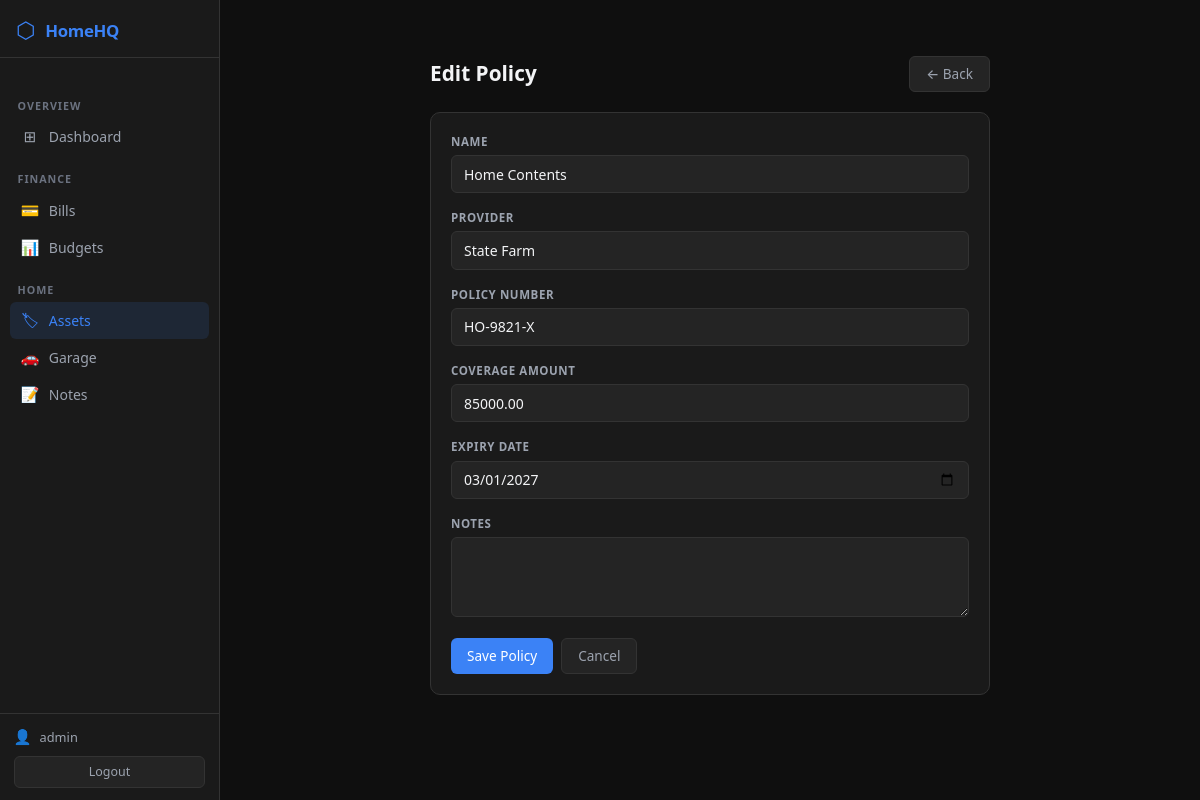
/assets/insurance/1/edit/ (signed in), run on the app's committed database.
### assets/models.py (models this page shows, shortened)
class InsurancePolicy(models.Model):
    name = models.CharField(max_length=200)
    provider = models.CharField(max_length=200)
    policy_number = models.CharField(max_length=100)
    coverage_amount = models.DecimalField(max_digits=12, decimal_places=2, null=True, blank=True)
    expiry_date = models.DateField(null=True, blank=True)
    notes = models.TextField(blank=True)

### assets/views.py (the view)
# urls.py: path('insurance/<int:pk>/edit/', views.insurance_edit, name='insurance_edit'),
@login_required
def insurance_edit(request, pk):
    policy = get_object_or_404(InsurancePolicy, pk=pk)
    form = InsurancePolicyForm(request.POST or None, instance=policy)
    if form.is_valid():
        form.save()
        messages.success(request, 'Policy updated.')
        return redirect('insurance_list')
    return render(request, 'assets/insurance_form.html', {'form': form, 'title': 'Edit Policy'})

### assets/forms.py
class InsurancePolicyForm(DarkFormMixin, forms.ModelForm):
    class Meta:
        model = InsurancePolicy
        fields = ['name', 'provider', 'policy_number', 'coverage_amount', 'expiry_date', 'notes']
        widgets = {
            'expiry_date': forms.DateInput(attrs={'type': 'date'}),
            'notes': forms.Textarea(attrs={'rows': 3}),
        }

### templates/assets/insurance_form.html (shortened to what this page needs)
{% extends 'base.html' %}
{% block content %}
<div style="max-width:560px;margin:2rem auto;">
  <div class="page-header">
    <h1 class="page-title">{{ title }}</h1>
    <a href="{% url 'insurance_list' %}" class="btn-hq-secondary text-decoration-none">← Back</a>
  </div>
  <div class="card-hq">
    <form method="post">
      {% for field in form %}
      <div class="form-group-hq">
        <label class="form-label-hq">{{ field.label }}</label>
        <div>{{ field }}</div>
      </div>
      {% endfor %}
      <div class="d-flex gap-2 mt-3">
        <button type="submit" class="btn-hq-primary">Save Policy</button>
        <a href="{% url 'insurance_list' %}" class="btn-hq-secondary text-decoration-none">Cancel</a>
      </div>
    </form>
  </div>
</div>
{% endblock %}

### templates/base.html (shortened to what this page needs)
{% load static %}
<!DOCTYPE html>
<html lang="en">
<head>
  <link rel="stylesheet" href="{% static 'css/bootstrap.min.css' %}">
  <link rel="stylesheet" href="{% static 'css/homehq.css' %}">
</head>
<body>
<div class="shell">
  <aside class="sidebar">
    <a class="sidebar-brand text-decoration-none" href="{% url 'dashboard' %}">
      <span class="sidebar-brand-icon">⬡</span>
      <span class="sidebar-brand-text">HomeHQ</span>
    </a>
    <nav class="sidebar-nav mt-3">
      <div class="sidebar-section-label">Overview</div>
      <a class="sidebar-link text-decoration-none {% if request.resolver_match.url_name == 'dashboard' %}active{% endif %}"
         href="{% url 'dashboard' %}">
        <span class="sidebar-icon">⊞</span> Dashboard
      </a>
      <div class="sidebar-section-label">Finance</div>
      <a class="sidebar-link text-decoration-none {% if 'bills' in request.path %}active{% endif %}"
         href="{% url 'bill_list' %}">
        <span class="sidebar-icon">💳</span> Bills
      </a>
      <a class="sidebar-link text-decoration-none {% if 'budgets' in request.path %}active{% endif %}"
         href="{% url 'budget_list' %}">
        <span class="sidebar-icon">📊</span> Budgets
      </a>
      <div class="sidebar-section-label">Home</div>
      <a class="sidebar-link text-decoration-none {% if 'assets' in request.path %}active{% endif %}"
         href="{% url 'asset_list' %}">
        <span class="sidebar-icon">🏷</span> Assets
      </a>
      <a class="sidebar-link text-decoration-none {% if 'vehicles' in request.path %}active{% endif %}"
         href="{% url 'vehicle_list' %}">
        <span class="sidebar-icon">🚗</span> Garage
      </a>
      <a class="sidebar-link text-decoration-none {% if 'notes' in request.path %}active{% endif %}"
         href="{% url 'note_list' %}">
        <span class="sidebar-icon">📝</span> Notes
      </a>
    </nav>
    <div class="sidebar-footer">
      <div class="sidebar-user">
        <span class="sidebar-user-icon">👤</span>
        <span class="sidebar-username">{{ request.user.username }}</span>
      </div>
      <form method="post" action="{% url 'logout' %}" style="margin:0;">
        <button type="submit" class="sidebar-logout-btn">Logout</button>
      </form>
    </div>
  </aside>
  <div class="main-area">
    <div class="page-container">
      {% block content %}{% endblock %}
    </div>
  </div>
</div>
</body>
</html>

### static/css/homehq.css (style rules this page uses)
:root { --bg-primary: #0F0F0F; --bg-surface: #1A1A1A; --bg-elevated: #242424; --bg-hover: #2E2E2E; --border: #333333; --accent-blue: #3B82F6; --accent-green: #10B981; --accent-yellow:#F59E0B; --accent-red: #EF4444; --accent-purple:#A855F7; --text-primary: #F3F4F6; --text-muted: #9CA3AF; --text-subtle: #6B7280; --sidebar-w: 220px; }
*, *::before, *::after { box-sizing: border-box; }
body { margin: 0; background: var(--bg-primary); color: var(--text-primary); font-family: system-ui, -apple-system, "Segoe UI", sans-serif; font-size: 14px; line-height: 1.5; }
.shell { display: flex; min-height: 100vh; }
.main-area { flex: 1; min-width: 0; display: flex; flex-direction: column; }
.page-container { padding: 1.5rem; max-width: 1380px; }
.sidebar { width: var(--sidebar-w); flex-shrink: 0; background: var(--bg-surface); border-right: 1px solid var(--border); display: flex; flex-direction: column; position: sticky; top: 0; height: 100vh; overflow-y: auto; overflow-x: hidden; }
.sidebar-brand { display: flex; align-items: center; gap: 0.6rem; padding: 1.1rem 1rem 0.9rem; border-bottom: 1px solid var(--border); }
.sidebar-brand-icon { font-size: 1.4rem; color: var(--accent-blue); line-height: 1; }
.sidebar-brand-text { font-size: 1.05rem; font-weight: 700; color: var(--accent-blue); letter-spacing: -0.3px; }
.sidebar-nav { flex: 1; padding: 0.5rem 0.6rem; }
.sidebar-section-label { font-size: 0.67rem; font-weight: 700; color: var(--text-subtle); text-transform: uppercase; letter-spacing: 0.09em; padding: 0.75rem 0.5rem 0.25rem; margin-top: 0.25rem; }
.sidebar-link { display: flex; align-items: center; gap: 0.55rem; padding: 0.45rem 0.65rem; border-radius: 6px; color: var(--text-muted); font-size: 0.875rem; font-weight: 500; transition: background 0.12s ease, color 0.12s ease; white-space: nowrap; }
.sidebar-link.active { background: rgba(59,130,246,0.12); color: var(--accent-blue); }
.sidebar-icon { font-size: 0.95rem; width: 20px; text-align: center; flex-shrink: 0; }
.sidebar-footer { border-top: 1px solid var(--border); padding: 0.75rem 0.85rem; }
.sidebar-user { display: flex; align-items: center; gap: 0.5rem; margin-bottom: 0.5rem; }
.sidebar-user-icon { font-size: 0.9rem; }
.sidebar-username { font-size: 0.8rem; color: var(--text-muted); overflow: hidden; text-overflow: ellipsis; white-space: nowrap; }
.sidebar-logout-btn { width: 100%; background: var(--bg-elevated); border: 1px solid var(--border); border-radius: 6px; color: var(--text-muted); font-size: 0.78rem; padding: 0.35rem 0; cursor: pointer; transition: all 0.12s ease; }
.card-hq { background: var(--bg-surface); border: 1px solid var(--border); border-radius: 10px; padding: 1.25rem; margin-bottom: 1rem; }
.btn-hq-primary { background: var(--accent-blue); color:#fff; border:none; border-radius:6px; padding:0.42rem 1rem; font-size:.85rem; font-weight:500; cursor:pointer; transition:background .12s; display:inline-block; }
.btn-hq-secondary { background: var(--bg-elevated); color:var(--text-muted); border:1px solid var(--border); border-radius:6px; padding:0.42rem 1rem; font-size:.85rem; font-weight:500; cursor:pointer; transition:all .12s; display:inline-block; }
.form-control-hq, .form-select-hq { background: var(--bg-elevated); border: 1px solid var(--border); color: var(--text-primary); border-radius: 6px; padding: 0.48rem 0.75rem; font-size: .875rem; width: 100%; transition: border-color .12s, box-shadow .12s; }
.form-control-hq::placeholder { color: var(--text-subtle); }
.form-label-hq { font-size: .72rem; font-weight:700; color:var(--text-muted); margin-bottom:.3rem; text-transform:uppercase; letter-spacing:.05em; display:block; }
.form-group-hq { margin-bottom:1rem; }
.page-header { display: flex; justify-content: space-between; align-items: center; margin-bottom: 1.25rem; }
.page-title { font-size: 1.3rem; font-weight:700; color:var(--text-primary); margin:0; }

### data on the page
InsurancePolicy: form "Home Contents" "State Farm" "HO-9821-X" "85000.00" "03/01/2027"

### other printed values
{{ request.user.username }} "admin"
{{ title }} "Edit Policy"
{{ field.label }} "NAME" "PROVIDER" "POLICY NUMBER" "COVERAGE AMOUNT" "EXPIRY DATE" "NOTES"
